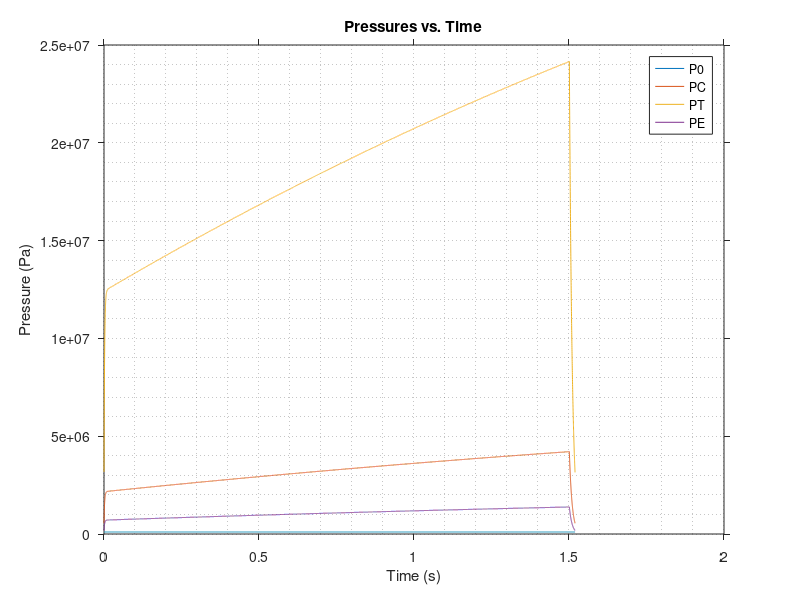
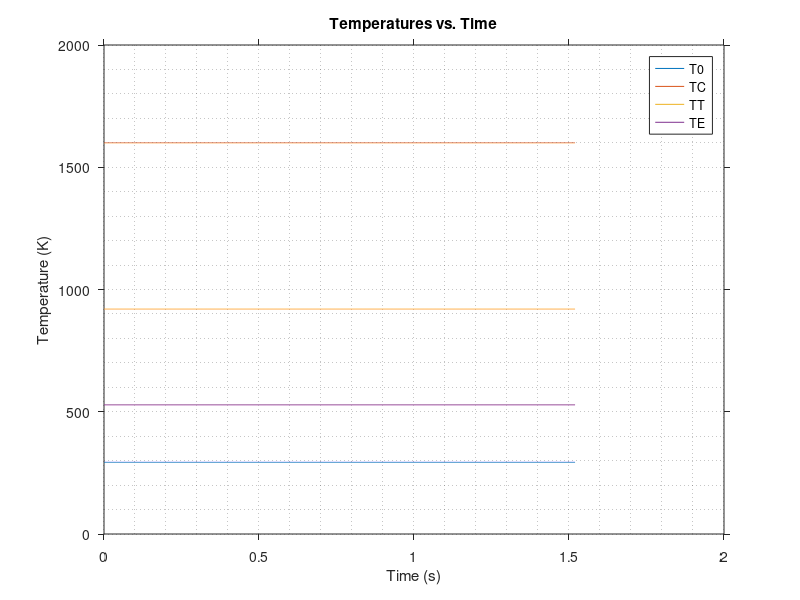
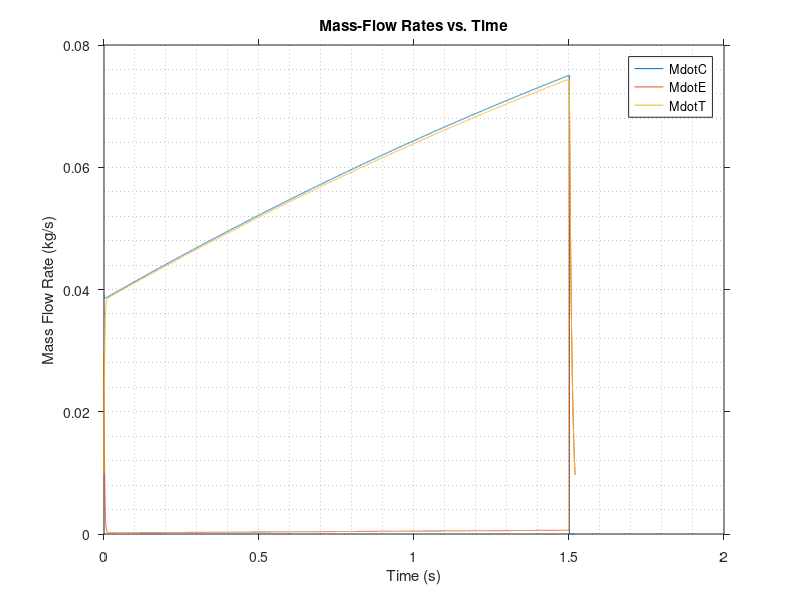
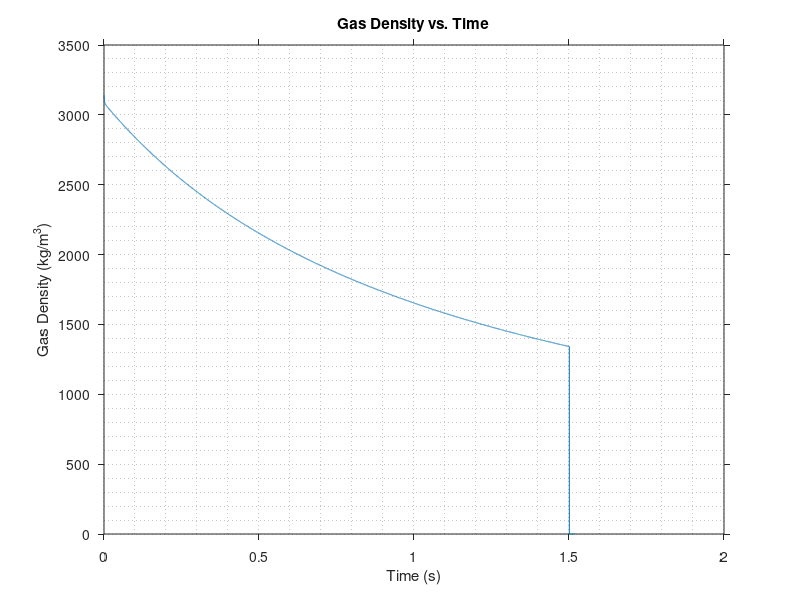

Reproduce these figures in MATLAB, in order.
%Written by Nadeem Gabbani - 24/06/2017
clear all; close all; clc;

%Set constants and conditions.
G0 = 9.807; %Gravitation acceleration MSL, (m/s^2).
T0 = 293; %Initial Temperature, (K).
P0 = 101325;% Initial Pressure, (Pa).

%Set fuel properties
G_F = 1.24; %Fuel specific heat ratio (https://www.nakka-rocketry.net/techs2.html).
M_N = 0.0382; %Fuel molecular weight, (kg/mol).
T_F = 1600; %Fuel steady-state combustion temperature, (K).
R_U = 8.315; %Universal gas constant, (J/mol.K).
R_F = R_U/M_N; %Fuel gas constant, (J/kg.K).
Rho_F = 1800; %Fuel density, (kg/m^3).
a = 7.77; %Fuel burn rate coefficient.
n = -0.013; %Fuel pressure exponent.

%Set motor properties.
Ro = 0.0342/2; %Fuel core outer radius, (m).
Ri = 0.015/2; %Fuel core inner radius, (m).
L = 0.0705; %Fuel core length, (m).
A = 2*pi*Ri*L; %Fuel burn area, (m^2).
V = (pi*(Ro^2)*L)-(pi*(Ri^2)*L); %Fuel core volume
M_F = Rho_F*V; %Fuel mass, (kg).
Rt = 0.0045/2; %Throat radius, (m).
At = pi*(Rt^2); %Throat area, (m^2).
Re = 0.0045/2; %Exit radius, (m).
Ae = pi*(Re^2); %Exit area, (m^2).
ARact = Ae/At; %Exit area to throat area ratio.

%Set initial conditions.
P(1) = P0; %Chamber pressure to atmospheric, (Pa).
Pt(1) = P0; %Exit pressure to atmospheric, (Pa).
Pe(1) = P0; %Exit pressure to atmospheric, (Pa).
T(1) = T0; %Chamber temperature to atmospheric, (K).
Tt(1) = T0; %Chamber temperature to atmospheric, (K).
Te(1) = T0; %Chamber temperature to atmospheric, (K).
L(1) = L; %Initial length of fuel cure, (m).
Ri(1) = Ri; %Initial burn radius, (m).
V(1) = pi*(Ri(1)^2)*L(1); %Initial burn volume, (m^3).
N(1) = (P(1)*V(1))/(R_F*T(1)); %Initial number of moles.
Ve(1) = 0; %Initial exhaust velocity, (m/s^2).
Rho_G(1) = N(1)/V(1); %Initial gas density, (kg/m^3).

%Set time and loop counter.
t(1) = 0; %Time starts at zero, (s).
dt = 1E-4; %Time steps, (s).
i = 0; %Start at step zero.

%Identify nozzle behaviour.
if Ae==At
 Me = 1; %Choked flow conditions at the nozzle best describes this situation.
    else
     fMe = 0.001:0.001:10; 
     ARopt = (1./fMe).*(((1+(G_F-1./2).*fMe.^2)./(1+(G_F-1/2))).^((G_F+1/(2.*(G_F-1))))); %Find the relationship between Mach number and area ratio.
     AM = vertcat(fMe, ARopt);      
     Me = interp1(fMe, ARopt, ARact); %Find the Mach number the selected area ratio satisfies. Remember that Pe needs to match P0 for optimum performance, use Pratio to help.
end
      
while Ri(i+1) <= Ro; %Combustion can occur if fuel is remaining.      
 i = i+1;
     
     V(i) = pi*(Ri(i)^2)*L(i); %Dynamic chamber volume.
     P(i) = (N(i)*R_F*T_F)/V(i); %Dynamic chamber pressure.
     Pt(i) = P(i)*(1+(G_F-1/2)^(-G_F/(G_F-1))); %Dynamic throat pressure.
     Pe(i) = Pt(i)*((1+(G_F-1/2)*Me^2).^(-G_F/(G_F-1))); %Dynamic exit pressure.
     
         Rb(i) = (a/1000)*(P(i))^n; %Dynamic burn rate.
         Ab(i) = 2*pi*Ri(i)*L(i); %Dynamic burn area.
     
             mdot1(i) = Ab(i)*Rho_F*Rb(i); %Mass flow rate through chamber.
             mdot3(i) = ((At*P(i))/(sqrt(T_F)))*sqrt(G_F/R_F)*((G_F+1)/2)^(-(G_F+1)/(2*(G_F-1))); %Mass flow rate through nozzle.
             mdot2(i) = mdot1(i) - mdot3(i); %Mass flow rate causing back pressure.
    
                 T(i) = (P(i)*V(i))/(N(i)*R_F); %Combustion temperature.
                 Tt(i) = T(i)/(1+(G_F-1/2)); %Throat temperature.
                 Te(i) = Tt(i)*((1+(G_F-1/2)*Me^2)^-1); %Exit temperature.
     
                    Rho_G(i) = mdot1(i)/V(i); %Density of gas during combustion, (kg/m^3).          
   
                         Ve(i) = sqrt(((2*G_F)/(G_F-1))*R_F*T(i)*((1-((Pe(i)/P(i))^(G_F-1/G_F))))); %Exhaust velocity.
                         F(i) = (mdot3(i)*Ve(i))+((Pe(i)-P0)*Ae); %Dynamic thrust produced.
                         ISP(i) = F(i)/(mdot3(i)*G0); %Dynamic specific impulse,.
                         Cs (i) = (At*P(i))/mdot3(i); %Characteristic exhaust velocity.
 
    if i >= 2
         dP(i)=(P(i)-P(i-1))/dt; %Pressure change.
        else
    end
 
             N(i+1) = N(i)+(mdot2(i)*dt);
             Ri(i+1) = Ri(i)+(Rb(i)*dt);
             L(i+1) = L(i)-(Rb(i)*dt);
             t(i+1) = t(i)+dt;
 
end


while P(i) >= P(1) %Tail down occurs when fuel runs out.
 i = i+1;
     
     Ab(i) = 0;
     Rb(i) = 0;
     V(i) = V(i-1);
     P(i) = (N(i)*R_F*T_F)/V(i); %Chamber Pressure, (Pa).
     Pt(i) = P(i)*(1+(G_F-1/2)^(-G_F/(G_F-1)));
     Pe(i) = Pt(i)*((1+(G_F-1/2)*Me^2)^(-G_F/(G_F-1))); %Exit pressure, (Pa).
     
         mdot1(i) = 0; %Mass flow rate of fuel, (kg/s).
         mdot3(i) = ((At*P(i))/(sqrt(T_F)))*sqrt(G_F/R_F)*((G_F+1)/2)^(-(G_F+1)/(2*(G_F-1))); %Mass flow rate through nozzle, (kg/s).
         mdot2(i) = mdot1(i) - mdot3(i); %Mass flow rate through chamber, (kg/s).
    
             T(i) = (P(i)*V(i))/(N(i)*R_F);
             Tt(i) = T(i)/(1+(G_F-1/2));
             Te(i) = Tt(i)*((1+(G_F-1/2)*Me^2)^-1);
     
                Rho_G(i) = mdot1(i)/V(i); %Density of gas during combustion, (kg/m^3).          
   
                     Ve(i) = sqrt(((2*G_F)/(G_F-1))*R_F*T(i)*((1-((Pe(i)/P(i))^(G_F-1/G_F)))));
                     F(i) = (mdot3(i)*Ve(i))+((Pe(i)-P0)*Ae); %Thrust produced, (N).
                     ISP(i) = F(i)/(mdot3(i)*G0); %Resulant specific impulse, (s).
                     Cs (i) = (At*P(i))/mdot3(i);

                        N(i+1) = N(i)+(mdot2(i)*dt);
                        t(i+1) = t(i)+dt;
  
end

if Me ~= 1
    plot(fMe, ARopt);
    title('Mach Number vs. Exit/Throat Area Ratio'); xlabel('Mach Number'); ylabel('Area Ratio'); set(gca,'TickDir','out'); grid minor;
end
    
figure; plot(t(1:end-1), repelem(P0, length(t(1:end-1))), t(1:end-1), P, t(1:end-1), Pt, t(1:end-1), Pe);
title('Pressures vs. Time'); xlabel('Time (s)'); ylabel('Pressure (Pa)'); set(gca,'TickDir','out'); grid minor; legend('P0','PC', 'PT', 'PE');

figure; plot(t(1:end-1), repelem(T0, length(t(1:end-1))), t(1:end-1), T, t(1:end-1), Tt, t(1:end-1), Te); 
title('Temperatures vs. Time'); xlabel('Time (s)'); ylabel('Temperature (K)'); set(gca,'TickDir','out'); grid minor; legend('T0','TC', 'TT', 'TE');

figure; plot(t(1:end-1), mdot1, t(1:end-1), abs(mdot2), t(1:end-1), mdot3);
title('Mass-Flow Rates vs. Time'); xlabel('Time (s)'); ylabel('Mass Flow Rate (kg/s)'); set(gca,'TickDir','out'); grid minor; legend('MdotC','MdotE', 'MdotT');

figure; plot(t(1:end-1), Rho_G);
title('Gas Density vs. Time'); xlabel('Time (s)'); ylabel('Gas Density (kg/m^3)'); set(gca,'TickDir','out'); grid minor;

figure; plot(t(1:end-1), Rb);
title('Burn Rate vs. Time'); xlabel('Time (s)'); ylabel('Burn Rate (m/s)'); set(gca,'TickDir','out'); grid minor;

figure; plot(t(1:end-1), V);
title('Chamber Volume vs. Time'); xlabel('Time (s)'); ylabel('Volume (m^3)'); set(gca,'TickDir','out'); grid minor;

figure; plot(t(1:end-(length(t(1:end))-length(Ri))), Ri);
title('Chamber Radius vs. Time'); xlabel('Time (s)'); ylabel('Radius (m)'); set(gca,'TickDir','out'); grid minor;

figure; plot(t(1:end-1), F);
title('Thrust vs. Time'); xlabel('Time (s)'); ylabel('Thrust (N)'); set(gca,'TickDir','out'); grid minor;

figure; plot(t(1:end-1), ISP);
title('Specific Impukse vs. Time'); xlabel('Time (s)'); ylabel('Specific Impulse (s)'); set(gca,'TickDir','out'); grid minor;

figure; plot(t(1:end-1), Ve, t(1:end-1), Cs);
title('Velocities vs. Time'); xlabel('Time (s)'); ylabel('Velocity (m/s)'); set(gca,'TickDir','out'); grid minor; legend('Ve','C*');

PR = mean(P0./Pe); fprintf('Pratio = %f', PR); fprintf('\n');






